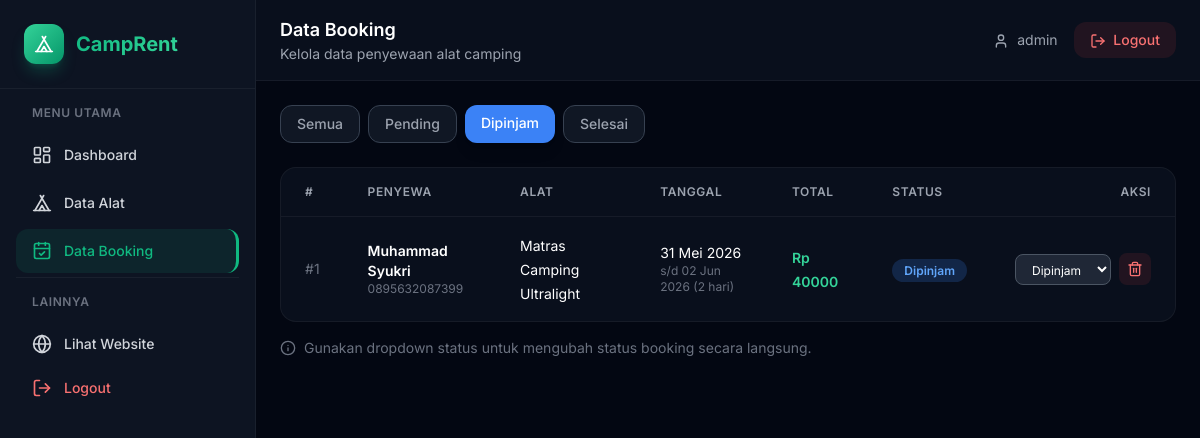
The page /dashboard/booking/?status=Dipinjam (signed in) on the database its author committed.
### rental/models.py (models this page shows, shortened)
class Booking(models.Model):
    STATUS_CHOICES = [
        ('Pending', 'Pending'),
        ('Dipinjam', 'Dipinjam'),
        ('Selesai', 'Selesai'),
    ]
    customer_name = models.CharField(max_length=200, verbose_name='Nama Penyewa')
    phone = models.CharField(max_length=20, verbose_name='No. Telepon')
    equipment = models.ForeignKey(Equipment, on_delete=models.CASCADE, related_name='bookings', verbose_name='Alat')
    start_date = models.DateField(verbose_name='Tanggal Pinjam')
    end_date = models.DateField(verbose_name='Tanggal Kembali')
    note = models.TextField(blank=True, verbose_name='Catatan')
    status = models.CharField(max_length=20, choices=STATUS_CHOICES, default='Pending', verbose_name='Status')
    created_at = models.DateTimeField(auto_now_add=True)
    updated_at = models.DateTimeField(auto_now=True)
    class Meta:
        verbose_name = 'Booking'
        verbose_name_plural = 'Booking'
        ordering = ['-created_at']
    @property
    def duration(self):
        return (self.end_date - self.start_date).days
    @property
    def total_price(self):
        return self.duration * self.equipment.price_per_day

class Equipment(models.Model):
    CATEGORY_CHOICES = [
        ('Tenda', 'Tenda'),
        ('Carrier', 'Carrier'),
        ('Sleeping Bag', 'Sleeping Bag'),
        ('Matras', 'Matras'),
        ('Kompor', 'Kompor'),
        ('Perlengkapan Lain', 'Perlengkapan Lain'),
    ]
    name = models.CharField(max_length=200, verbose_name='Nama Alat')
    category = models.CharField(max_length=100, choices=CATEGORY_CHOICES, verbose_name='Kategori')
    price_per_day = models.IntegerField(verbose_name='Harga Sewa/Hari')
    stock = models.IntegerField(default=0, verbose_name='Stok')
    description = models.TextField(blank=True, verbose_name='Deskripsi')
    image = models.ImageField(upload_to='equipments/', blank=True, null=True, verbose_name='Gambar')
    created_at = models.DateTimeField(auto_now_add=True)
    updated_at = models.DateTimeField(auto_now=True)
    class Meta:
        verbose_name = 'Alat Camping'
        verbose_name_plural = 'Alat Camping'
        ordering = ['-created_at']

### rental/views.py (the view)
# urls.py: path('dashboard/booking/', views.booking_list, name='booking_list'),
@login_required
def booking_list(request):
    bookings = Booking.objects.select_related('equipment').all()
    status = request.GET.get('status', '')
    if status:
        bookings = bookings.filter(status=status)
    context = {
        'bookings': bookings,
        'selected_status': status,
    }
    return render(request, 'rental/admin/booking_list.html', context)

### rental/templates/rental/admin/booking_list.html (shortened to what this page needs)
{% extends 'rental/admin/base_admin.html' %}
{% block page_title %}Data Booking{% endblock %}
{% block page_subtitle %}Kelola data penyewaan alat camping{% endblock %}
{% block admin_content %}
<div class="flex flex-wrap gap-2 mb-6">
    <a href="{% url 'rental:booking_list' %}" class="px-4 py-2 rounded-xl text-sm font-medium transition {% if not selected_status %}bg-emerald-500 text-white shadow-lg shadow-emerald-500/25{% else %}bg-gray-800/50 text-gray-400 hover:text-emerald-400 hover:bg-emerald-500/10 border border-gray-700{% endif %}">
        Semua
    </a>
    <a href="{% url 'rental:booking_list' %}?status=Pending" class="px-4 py-2 rounded-xl text-sm font-medium transition {% if selected_status == 'Pending' %}bg-amber-500 text-white shadow-lg{% else %}bg-gray-800/50 text-gray-400 hover:text-amber-400 hover:bg-amber-500/10 border border-gray-700{% endif %}">
        Pending
    </a>
    <a href="{% url 'rental:booking_list' %}?status=Dipinjam" class="px-4 py-2 rounded-xl text-sm font-medium transition {% if selected_status == 'Dipinjam' %}bg-blue-500 text-white shadow-lg{% else %}bg-gray-800/50 text-gray-400 hover:text-blue-400 hover:bg-blue-500/10 border border-gray-700{% endif %}">
        Dipinjam
    </a>
    <a href="{% url 'rental:booking_list' %}?status=Selesai" class="px-4 py-2 rounded-xl text-sm font-medium transition {% if selected_status == 'Selesai' %}bg-emerald-500 text-white shadow-lg{% else %}bg-gray-800/50 text-gray-400 hover:text-emerald-400 hover:bg-emerald-500/10 border border-gray-700{% endif %}">
        Selesai
    </a>
</div>
<div class="rounded-2xl bg-gray-900/50 border border-white/5 overflow-hidden">
    <div class="overflow-x-auto">
        <table class="w-full">
            <thead>
                <tr class="border-b border-white/5">
                    <th class="text-left px-6 py-4 text-xs font-semibold text-gray-400 uppercase tracking-wider">#</th>
                    <th class="text-left px-6 py-4 text-xs font-semibold text-gray-400 uppercase tracking-wider">Penyewa</th>
                    <th class="text-left px-6 py-4 text-xs font-semibold text-gray-400 uppercase tracking-wider">Alat</th>
                    <th class="text-left px-6 py-4 text-xs font-semibold text-gray-400 uppercase tracking-wider">Tanggal</th>
                    <th class="text-left px-6 py-4 text-xs font-semibold text-gray-400 uppercase tracking-wider">Total</th>
                    <th class="text-left px-6 py-4 text-xs font-semibold text-gray-400 uppercase tracking-wider">Status</th>
                    <th class="text-right px-6 py-4 text-xs font-semibold text-gray-400 uppercase tracking-wider">Aksi</th>
                </tr>
            </thead>
            <tbody class="divide-y divide-white/5">
                {% for booking in bookings %}
                <tr class="hover:bg-gray-800/30 transition">
                    <td class="px-6 py-4 text-sm text-gray-500">#{{ booking.id }}</td>
                    <td class="px-6 py-4">
                        <div>
                            <p class="font-semibold text-sm">{{ booking.customer_name }}</p>
                            <p class="text-xs text-gray-500">{{ booking.phone }}</p>
                        </div>
                    </td>
                    <td class="px-6 py-4">
                        <span class="text-sm">{{ booking.equipment.name }}</span>
                    </td>
                    <td class="px-6 py-4">
                        <div class="text-sm">
                            <p>{{ booking.start_date|date:"d M Y" }}</p>
                            <p class="text-xs text-gray-500">s/d {{ booking.end_date|date:"d M Y" }} ({{ booking.duration }} hari)</p>
                        </div>
                    </td>
                    <td class="px-6 py-4">
                        <span class="font-semibold text-sm text-emerald-400">Rp {{ booking.total_price|floatformat:0 }}</span>
                    </td>
                    <td class="px-6 py-4">
                        <span class="px-3 py-1 rounded-full text-xs font-semibold
                            {% if booking.status == 'Pending' %}bg-amber-500/20 text-amber-400
                            {% elif booking.status == 'Dipinjam' %}bg-blue-500/20 text-blue-400
                            {% else %}bg-emerald-500/20 text-emerald-400{% endif %}">
                            {{ booking.status }}
                        </span>
                    </td>
                    <td class="px-6 py-4 text-right">
                        <div class="flex items-center justify-end gap-2">
                            <form method="POST" action="{% url 'rental:booking_update_status' booking.pk %}" class="inline">
                                <select name="status" onchange="this.form.submit()" class="px-3 py-1.5 rounded-lg bg-gray-700/50 border border-gray-600 text-white text-xs focus:outline-none focus:ring-2 focus:ring-emerald-500 cursor-pointer">
                                    <option value="Dipinjam" {% if booking.status == 'Dipinjam' %}selected{% endif %}>Dipinjam</option>
                                </select>
                            </form>
                            <a href="{% url 'rental:booking_delete' booking.pk %}" class="p-2 rounded-lg bg-red-500/10 text-red-400 hover:bg-red-500/20 transition" title="Hapus">
                                <i data-lucide="trash-2" class="w-4 h-4"></i>
                            </a>
                        </div>
                    </td>
                </tr>
                {% endfor %}
            </tbody>
        </table>
    </div>
</div>
{% if bookings %}
<div class="mt-4 text-sm text-gray-500 flex items-center gap-2">
    <i data-lucide="info" class="w-4 h-4"></i>
    Gunakan dropdown status untuk mengubah status booking secara langsung.
</div>
{% endif %}
{% endblock %}

### rental/templates/rental/admin/base_admin.html (shortened to what this page needs)
{% load static %}
<!DOCTYPE html>
<html lang="id">
<head>
    <script src="https://cdn.tailwindcss.com"></script>
</head>
<body class="bg-gray-950 text-white min-h-screen">
    <div class="flex">
        <aside class="fixed left-0 top-0 bottom-0 w-64 bg-gray-900/80 border-r border-white/5 z-40 hidden lg:block overflow-y-auto">
            <div class="p-6 border-b border-white/5">
                <a href="{% url 'rental:landing' %}" class="flex items-center gap-3">
                    <div class="w-10 h-10 rounded-xl bg-gradient-to-br from-emerald-400 to-emerald-600 flex items-center justify-center shadow-lg shadow-emerald-500/25">
                        <i data-lucide="tent" class="w-5 h-5 text-white"></i>
                    </div>
                    <span class="text-xl font-bold gradient-text">CampRent</span>
                </a>
            </div>
            <nav class="p-4 space-y-1">
                <p class="text-xs text-gray-500 font-semibold uppercase tracking-wider px-4 mb-3">Menu Utama</p>
                <a href="{% url 'rental:dashboard' %}" class="sidebar-link flex items-center gap-3 px-4 py-3 rounded-xl text-gray-300 text-sm font-medium {% if request.resolver_match.url_name == 'dashboard' %}active{% endif %}">
                    <i data-lucide="layout-dashboard" class="w-5 h-5"></i>
                    Dashboard
                </a>
                <a href="{% url 'rental:equipment_list' %}" class="sidebar-link flex items-center gap-3 px-4 py-3 rounded-xl text-gray-300 text-sm font-medium {% if 'equipment' in request.resolver_match.url_name %}active{% endif %}">
                    <i data-lucide="tent" class="w-5 h-5"></i>
                    Data Alat
                </a>
                <a href="{% url 'rental:booking_list' %}" class="sidebar-link flex items-center gap-3 px-4 py-3 rounded-xl text-gray-300 text-sm font-medium {% if 'booking' in request.resolver_match.url_name %}active{% endif %}">
                    <i data-lucide="calendar-check" class="w-5 h-5"></i>
                    Data Booking
                </a>
                <div class="pt-4 mt-4 border-t border-white/5">
                    <p class="text-xs text-gray-500 font-semibold uppercase tracking-wider px-4 mb-3">Lainnya</p>
                    <a href="{% url 'rental:landing' %}" class="sidebar-link flex items-center gap-3 px-4 py-3 rounded-xl text-gray-300 text-sm font-medium">
                        <i data-lucide="globe" class="w-5 h-5"></i>
                        Lihat Website
                    </a>
                    <a href="{% url 'rental:admin_logout' %}" class="sidebar-link flex items-center gap-3 px-4 py-3 rounded-xl text-red-400 text-sm font-medium hover:bg-red-500/10 hover:text-red-400">
                        <i data-lucide="log-out" class="w-5 h-5"></i>
                        Logout
                    </a>
                </div>
            </nav>
        </aside>
        <main class="flex-1 lg:ml-64 pt-16 lg:pt-0 min-h-screen">
            <div class="bg-gray-900/50 border-b border-white/5 px-6 py-4 hidden lg:block">
                <div class="flex items-center justify-between">
                    <div>
                        <h2 class="text-lg font-semibold">{% block page_title %}Dashboard{% endblock %}</h2>
                        <p class="text-sm text-gray-400">{% block page_subtitle %}Selamat datang di panel admin CampRent{% endblock %}</p>
                    </div>
                    <div class="flex items-center gap-4">
                        <span class="text-sm text-gray-400">
                            <i data-lucide="user" class="w-4 h-4 inline mr-1"></i>
                            {{ user.username }}
                        </span>
                        <a href="{% url 'rental:admin_logout' %}" class="px-4 py-2 rounded-xl bg-red-500/10 text-red-400 text-sm font-medium hover:bg-red-500/20 transition">
                            <i data-lucide="log-out" class="w-4 h-4 inline mr-1"></i>
                            Logout
                        </a>
                    </div>
                </div>
            </div>
            <div class="p-6 fade-in">
                {% block admin_content %}{% endblock %}
            </div>
        </main>
    </div>
</body>
</html>

### rental/templates/rental/admin/base_admin.html (style rules this page uses)
* { font-family: 'Inter', system-ui, sans-serif; }
.gradient-text { background: linear-gradient(135deg, #10b981, #34d399); -webkit-background-clip: text; -webkit-text-fill-color: transparent; background-clip: text; }
.sidebar-link { transition: all 0.3s ease; }
.sidebar-link:hover, .sidebar-link.active { background: rgba(16, 185, 129, 0.1); color: #10b981; border-right: 3px solid #10b981; }
.fade-in { animation: fadeIn 0.5s ease-out; }

### rows shown on the page
Booking: id "1", customer_name "Muhammad Syukri", phone "0895632087399", equipment.name "Matras Camping Ultralight", start_date "31 Mei 2026", end_date "02 Jun 2026", duration "2", total_price "40000", status "Dipinjam"

### other values the page prints
{{ user.username }} "admin"
